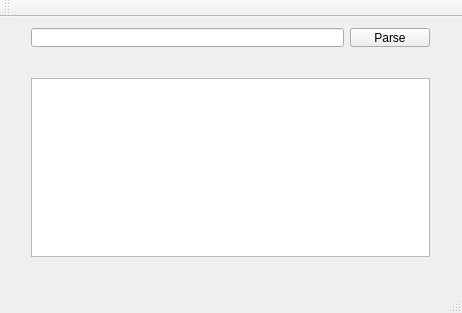
<?xml version="1.0" encoding="UTF-8"?>
<ui version="4.0">
 <class>MainWindow</class>
 <widget class="QMainWindow" name="MainWindow">
  <property name="geometry">
   <rect>
    <x>0</x>
    <y>0</y>
    <width>462</width>
    <height>313</height>
   </rect>
  </property>
  <property name="windowTitle">
   <string>MainWindow</string>
  </property>
  <widget class="QWidget" name="centralWidget">
   <widget class="QWidget" name="horizontalLayoutWidget">
    <property name="geometry">
     <rect>
      <x>20</x>
      <y>0</y>
      <width>421</width>
      <height>41</height>
     </rect>
    </property>
    <layout class="QHBoxLayout" name="horizontalLayout">
     <item>
      <widget class="QLineEdit" name="myLineEdit"/>
     </item>
     <item>
      <widget class="QPushButton" name="pushButton">
       <property name="text">
        <string>Parse</string>
       </property>
      </widget>
     </item>
    </layout>
   </widget>
   <widget class="QWidget" name="horizontalLayoutWidget_2">
    <property name="geometry">
     <rect>
      <x>20</x>
      <y>50</y>
      <width>421</width>
      <height>201</height>
     </rect>
    </property>
    <layout class="QHBoxLayout" name="horizontalLayout_2">
     <item>
      <widget class="QPlainTextEdit" name="myTextEdit"/>
     </item>
    </layout>
   </widget>
  </widget>
  <widget class="QMenuBar" name="menuBar">
   <property name="geometry">
    <rect>
     <x>0</x>
     <y>0</y>
     <width>462</width>
     <height>21</height>
    </rect>
   </property>
  </widget>
  <widget class="QToolBar" name="mainToolBar">
   <attribute name="toolBarArea">
    <enum>TopToolBarArea</enum>
   </attribute>
   <attribute name="toolBarBreak">
    <bool>false</bool>
   </attribute>
  </widget>
  <widget class="QStatusBar" name="statusBar"/>
 </widget>
 <layoutdefault spacing="6" margin="11"/>
 <resources/>
 <connections/>
</ui>
